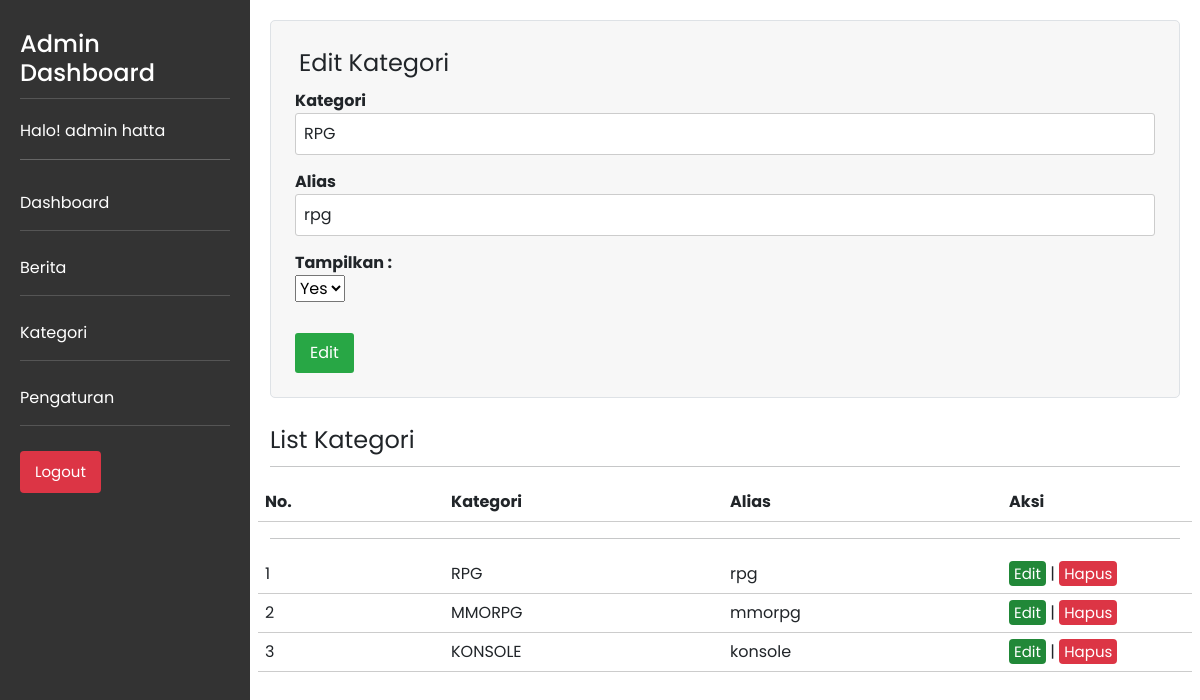
/admin/?mod=kategori&act=edit&id=12 (signed in), run on the app's committed database.
### tables this page shows
CREATE TABLE `kategori` (
  `ID` int(5) NOT NULL,
  `Kategori` varchar(100) NOT NULL,
  `alias` varchar(50) NOT NULL,
  `Terbit` varchar(1) NOT NULL
);

### admin/kategori.php (the view, shortened to what this page needs)
<?php
if (isset($_GET['act']) && $_GET['act'] == 'edit') {
    $id = (int)$_GET['id'];
    $sql = mysqli_query($conn, "SELECT * FROM kategori WHERE ID = '$id' ");
    $b = mysqli_fetch_array($sql, MYSQLI_ASSOC);
}
?>
<!DOCTYPE html>
<html lang="en">
<head>
</head>
<body>
    <form action="./?mod=kategori" method="POST">
        <fieldset class="form-group border p-4">
            <legend class="w-auto px-1"><?= isset($b['ID']) ? 'Edit Kategori' : 'Tambah Kategori' ?></legend>
            <div class="form-field">
                <label for="nama">Kategori</label>
                <input type="text" id="kategori" name="kategori" placeholder="Nama Kategori" class="form-control" value="<?= isset($b['Kategori']) ? $b['Kategori'] : '' ?>">
            </div>
            <div class="form-field">
                <label for="nama">Alias</label>
                <input type="text" id="alias" name="alias" placeholder="Alias" class="form-control" value="<?= isset($b['alias']) ? $b['alias'] : '' ?>">
            </div>
            <div class="form-field">
                <label for="nama">Tampilkan : </label>
                <select name="terbit" id="terbit">
                    <option value="1" <?= (isset($b['Terbit']) == 1 ? 'selected' : ''); ?>>Yes</option>
                </select>
            </div>
            <input type="submit" name="<?= isset($b['ID']) ? 'editkategori' : 'tambahkategori' ?>" value="<?= isset($b['ID']) ? 'Edit' : 'Tambah' ?>" class="btn btn-success mt-3">
        </fieldset>
    </form>
    <br>
    <fieldset>
        <legend>List Kategori</legend>
        <div class="user-list">
            <hr>
            <div class="row header-row">
                <div class="column w10 bold">No.</div>
                <div class="column w20 bold">Kategori</div>
                <div class="column w20 bold">Alias</div>
                <div class="column w20 bold">Aksi</div>
            </div>
            <hr>
            <?php
            global $conn;
            $i = 1;
            $hasil = mysqli_query($conn, "SELECT * FROM kategori ORDER BY ID ASC");
            while ($r = mysqli_fetch_array($hasil)) {
                extract($r);
            ?>
                <div class="row header-row">
                    <div class="column w10"><?= $i++; ?></div>
                    <div class="column w20"><?= $Kategori; ?></div>
                    <div class="column w20"><?= $alias; ?></div>
                    <div class="column w20">
                        <a href="./?mod=kategori&act=edit&id=<?= $ID; ?>" class="tombol-edit" style="font-size: 15px; padding: 2px 5px;">Edit</a> |
                        <a href="./?mod=kategori&act=hapus&id=<?= $ID; ?>" class="tombol-delete" style="font-size: 15px; padding: 2px 5px;" onclick="return confirm('Apakah Anda yakin ingin menghapus data ini?')">Hapus</a>
                    </div>
                </div>
            <?php
            }
            ?>
        </div>
    </fieldset>
</body>
</html>

### css/style_7.css (style rules this page uses)
* { margin: 0; padding: 0; box-sizing: border-box; font-family: 'Poppins', sans-serif; }
body { font-family: Arial, sans-serif; margin: 0; padding: 0; display: flex; }
.tombol-delete { background-color: #dc3545; border: none; padding: 10px 15px; color: white; cursor: pointer; font-size: 15px; border-radius: 4px; text-decoration: none; }
.tombol-edit { background-color: #218838; border: none; padding: 10px 15px; color: white; cursor: pointer; font-size: 15px; border-radius: 4px; text-decoration: none; }
.form-group { width: 100%; margin: 0 auto; background-color: #f7f7f7; border: 1px solid #ccc; border-radius: 5px; }
.form-field { margin-bottom: 15px; }
.form-field label { font-weight: bold; display: block; }
.form-control { width: 100%; padding: 8px; border: 1px solid #ccc; border-radius: 3px; }
.btn-success { background-color: #28a745; color: white; border: none; padding: 8px 15px; border-radius: 3px; cursor: pointer; }
.bold { font-weight: bold; }
.w10, .w30, .w20 { width: calc(10% - 5px); padding: 0 5px ; }
.w20 { width: calc(20% - 100px); }
.row { display: flex; align-items: center; justify-content: space-between; padding: 2px; border-bottom: 1px solid #ccc; }
.column { padding: 5px; overflow: hidden; white-space: nowrap; text-overflow: ellipsis; }
.w10 { flex-basis: 10%; }
.w20 { flex-basis: 20%; }

### data on the page
kategori: kategori "RPG", alias "rpg", terbit "Yes", editkategori "Edit", Kategori "RPG"
kategori: Kategori "MMORPG", alias "mmorpg"
kategori: Kategori "KONSOLE", alias "konsole"

### other printed values
$_SESSION['Nama'] "hatta"
